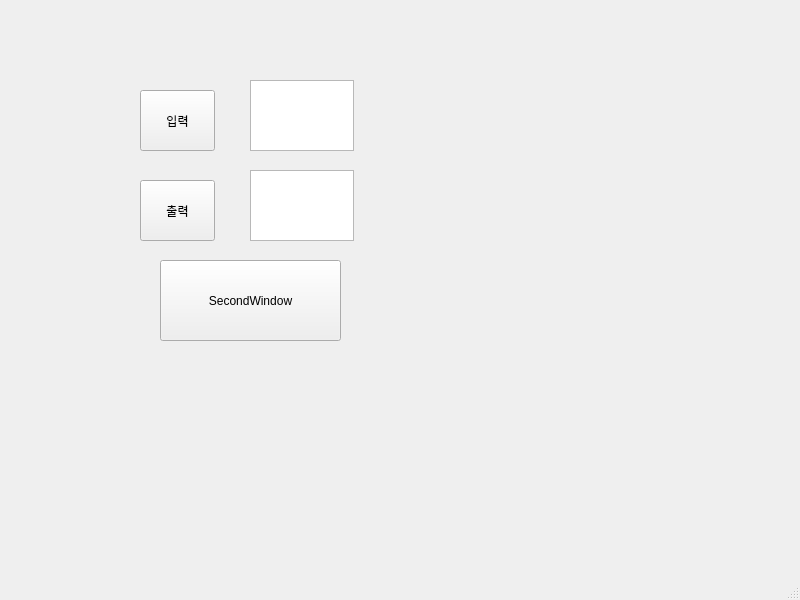
<?xml version="1.0" encoding="UTF-8"?>
<ui version="4.0">
 <class>MainWindow</class>
 <widget class="QMainWindow" name="MainWindow">
  <property name="geometry">
   <rect>
    <x>0</x>
    <y>0</y>
    <width>800</width>
    <height>600</height>
   </rect>
  </property>
  <property name="windowTitle">
   <string>MainWindow</string>
  </property>
  <widget class="QWidget" name="centralwidget">
   <widget class="QPushButton" name="pushButton_1">
    <property name="geometry">
     <rect>
      <x>140</x>
      <y>90</y>
      <width>75</width>
      <height>61</height>
     </rect>
    </property>
    <property name="text">
     <string>입력</string>
    </property>
   </widget>
   <widget class="QPushButton" name="output_text">
    <property name="geometry">
     <rect>
      <x>140</x>
      <y>180</y>
      <width>75</width>
      <height>61</height>
     </rect>
    </property>
    <property name="text">
     <string>출력</string>
    </property>
   </widget>
   <widget class="QTextEdit" name="textEdit_1">
    <property name="geometry">
     <rect>
      <x>250</x>
      <y>80</y>
      <width>104</width>
      <height>71</height>
     </rect>
    </property>
   </widget>
   <widget class="QTextEdit" name="textEdit_2">
    <property name="geometry">
     <rect>
      <x>250</x>
      <y>170</y>
      <width>104</width>
      <height>71</height>
     </rect>
    </property>
   </widget>
   <widget class="QPushButton" name="SecondWindow">
    <property name="geometry">
     <rect>
      <x>160</x>
      <y>260</y>
      <width>181</width>
      <height>81</height>
     </rect>
    </property>
    <property name="text">
     <string>SecondWindow</string>
    </property>
   </widget>
  </widget>
  <widget class="QMenuBar" name="menubar">
   <property name="geometry">
    <rect>
     <x>0</x>
     <y>0</y>
     <width>800</width>
     <height>21</height>
    </rect>
   </property>
  </widget>
  <widget class="QStatusBar" name="statusbar"/>
 </widget>
 <resources/>
 <connections/>
</ui>
